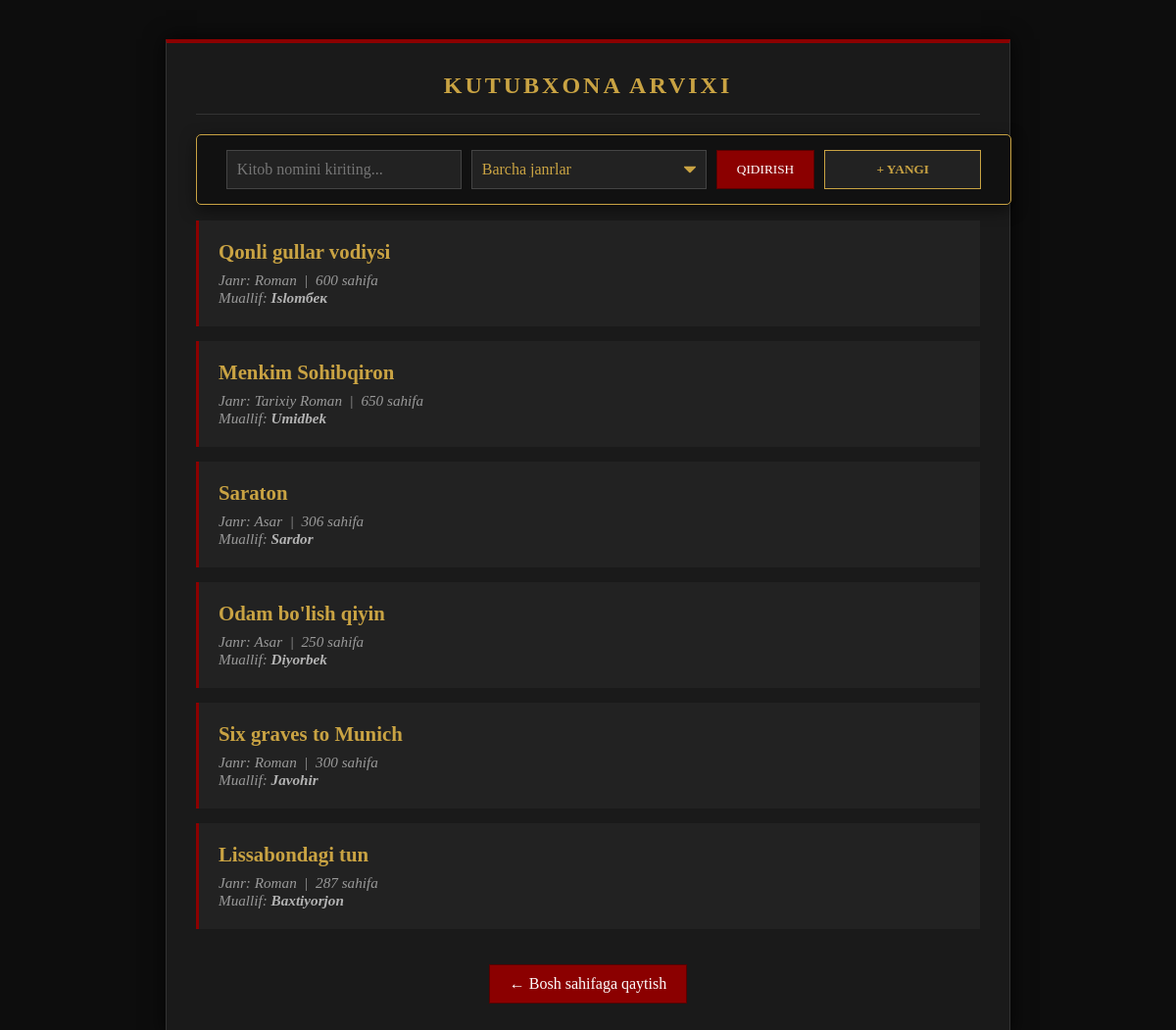
The app's page /kitoblar/, older data.
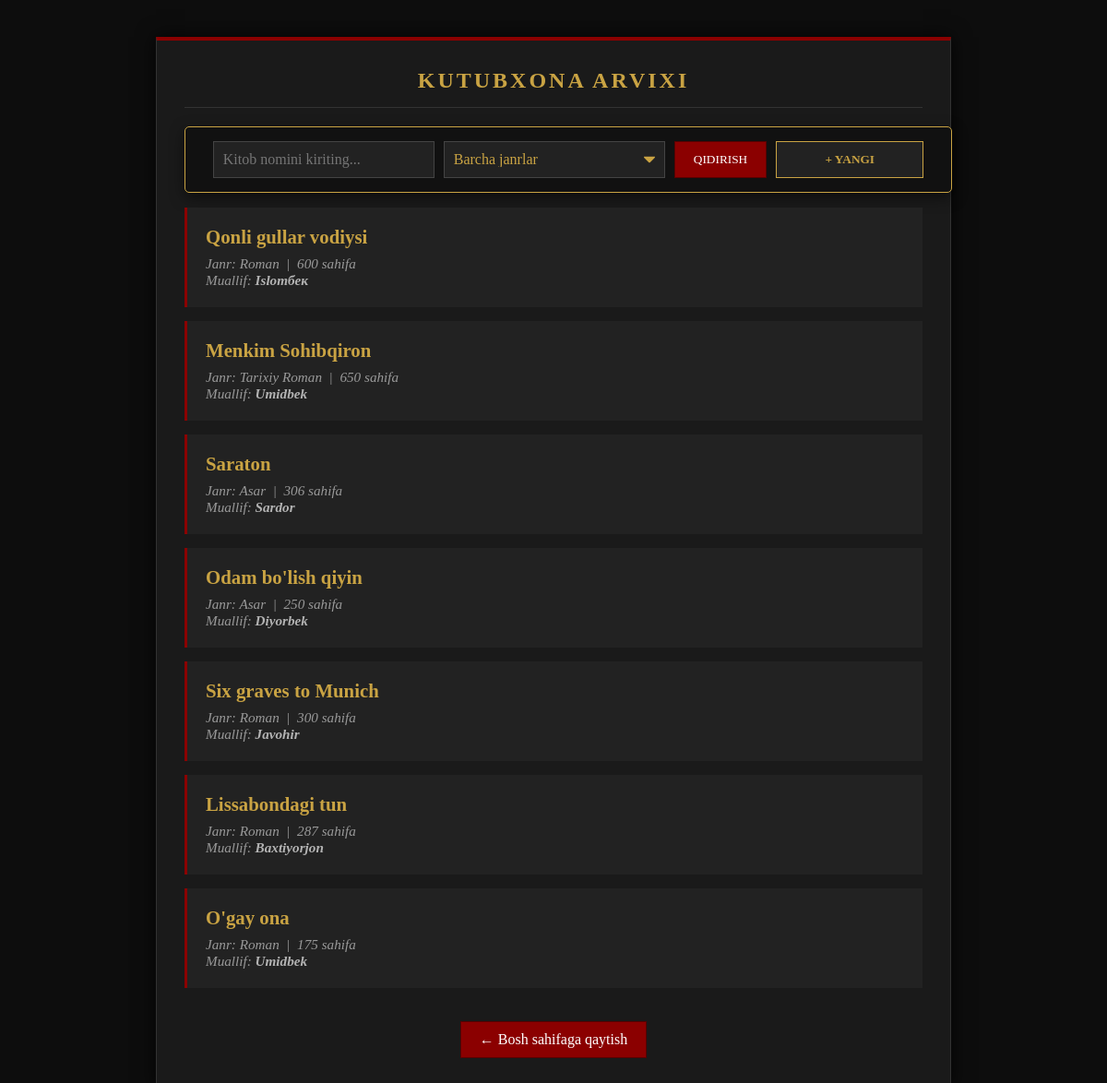
The same page, newer data.
### main/models.py (models this page shows, shortened)
class Kitob(models.Model):
    nom = models.CharField(max_length = 100)
    janr = models.CharField(max_length = 100)
    sahifa = models.IntegerField()
    muallif = models.ForeignKey(Muallif, on_delete=models.CASCADE)
    class Meta:
        verbose_name = "Kitob"
        verbose_name_plural = "Kitoblar"

class Muallif(models.Model):
    class Jins(models.TextChoices):
        MALE = 'male', 'Male'
        FEMALE = 'female', 'Female'
    ism = models.CharField(max_length = 100)
    jins = models.CharField(max_length = 100, choices=Jins.choices)
    tugilgan_sana = models.DateField()
    kitob_soni = models.IntegerField()
    tirik = models.BooleanField()
    class Meta:
        verbose_name = "Muallif"
        verbose_name_plural = "Mualliflar"

### main/views.py (the view, shortened to what this page needs)
# urls.py: path('kitoblar/', views.barcha_kitoblar, name='barcha_kitoblar'),
def barcha_kitoblar(request):
    kitoblar = Kitob.objects.all()
    barcha_mualliflar = Muallif.objects.all()
    nom_soz = request.GET.get('qidiruv')
    janr_soz = request.GET.get('janr')
    if nom_soz:
        kitoblar = kitoblar.filter(nom__icontains=nom_soz)
    if janr_soz:
        kitoblar = kitoblar.filter(janr__icontains=janr_soz)
    return render(request, 'kitoblar_royxati.html', {
        'kitoblar': kitoblar,
        'barcha_mualliflar': barcha_mualliflar
    })

### main/templates/kitoblar_royxati.html (shortened to what this page needs)
<!DOCTYPE html>
<html lang="uz">
<head>
</head>
<body>
    <div class="container">
        <h2>Kutubxona Arvixi</h2>
        <form action="/kitoblar/" method="GET" class="filter-container">
            <input type="text" name="qidiruv" class="filter-input" placeholder="Kitob nomini kiriting..." value="{{ request.GET.qidiruv }}">
            <select name="janr" class="filter-input custom-select">
                <option value="">Barcha janrlar</option>
            </select>
            <button type="submit" class="filter-btn">Qidirish</button>
            <button type="button" class="add-btn" onclick="ochishModal()">+ Yangi</button>
        </form>
        <ul>
            {% for kitob in kitoblar %}
                <li>
                    <a href="/kitob/{{ kitob.id }}" class="title-link">{{ kitob.nom }}</a>
                    <div class="details">
                        Janr: {{ kitob.janr }} &nbsp;|&nbsp; {{ kitob.sahifa }} sahifa <br>
                        Muallif: <strong style="color:#b3b3b3;">{{ kitob.muallif.ism }}</strong>
                    </div>
                </li>
            {% empty %}
                <li style="text-align: center; border: none; color: #666;">Bunday ma'lumot topilmadi...</li>
            {% endfor %}
        </ul>
        <div style="text-align: center;">
            <a href="/" class="back-btn">&#8592; Bosh sahifaga qaytish</a>
        </div>
    </div>
</body>
</html>

Row changes from the older to the newer data that the page shows:
added Kitob: nom "O'gay ona", janr "Roman", sahifa "175", muallif.ism "Umidbek"
